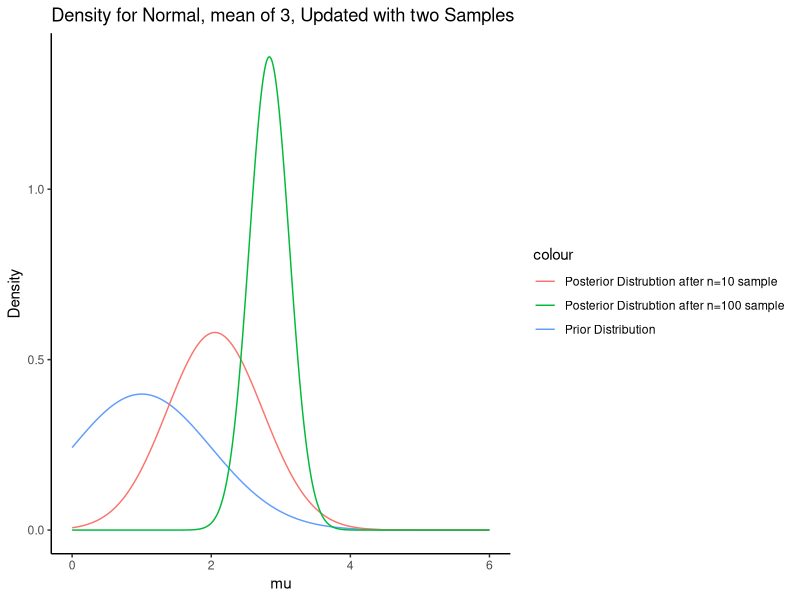
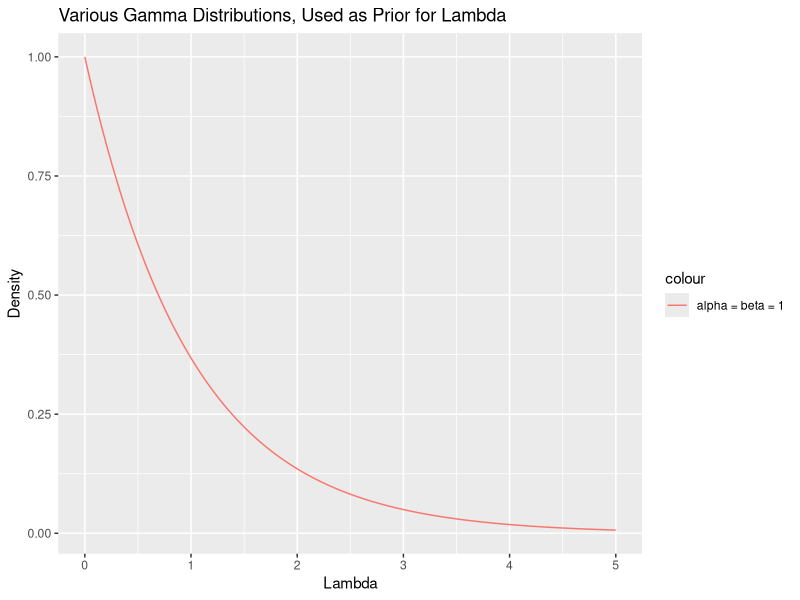

Generate these figures, in order, with R:
## ---- chunk 1
knitr::opts_chunk$set(echo = TRUE)
knitr::opts_chunk$set(echo = TRUE, fig.align="center")
gc()
ls()
options(digits=4)
require(tidyverse)
set.seed(47)
## ---- chunk 2
x_bar <- sd <- 3
mu_0 <- 1
sd_0 <- 1

prob <- seq(0, 6, .01)
# First prior
x_0 <- dnorm(prob, mu_0, sd_0)

# Update with data sample of 10
n <- 10

sd_10 <- ((n/(sd^2) + 1/(sd_0^2)))^(-0.5)
mu_10 <- sd_10^2*((mu_0/(sd_0^2)) + (n*x_bar)/sd^2)

x_10 <- dnorm(prob, mu_10, sd_10)

# Update with another data sample of 100
n <- 100

sd_100 <- ((n/(sd^2) + 1/(sd_0^2)))^(-0.5)
mu_100 <- sd_100^2*((mu_0/(sd_0^2)) + (n*x_bar)/sd^2)

x_100 <- dnorm(prob, mu_100, sd_100)

data.frame(x_0, x_10, x_100, prob) %>% ggplot(aes(x= prob)) +
  geom_line(aes(y= x_0, colour = 'Prior Distribution')) +
  geom_line(aes(y= x_10, colour = 'Posterior Distrubtion after n=10 sample')) +
  geom_line(aes(y= x_100, colour = 'Posterior Distrubtion after n=100 sample')) +
  labs(title = "Density for Normal, mean of 3, Updated with two Samples",
       x = "mu", y = "Density") + theme_classic()
## ---- chunk 3
prob <- seq(0, 5, .01)

alpha_0 <- 1
beta_0 <- 1
x_0 <- dgamma(prob, alpha_0, beta_0)

data.frame(x_0, prob) %>% 
  ggplot(aes(x = prob)) +
  geom_line(aes(y = x_0, colour = 'alpha = beta = 1')) +
  labs(title = "Various Gamma Distributions, Used as Prior for Lambda",
       x = "Lambda", y = "Density")
## ---- chunk 4
x <- 2

vector <- seq(1, 3, by = 0.00001)
i <- 1

# (alpha_0 - 1)/beta_0 = 4, so beta_0 = (alpha_0 - 1)/4
alpha_0 <- vector[i]
beta_0 <- (alpha_0 - 1)/4

epsilon <- 0.0001
while (abs(pgamma(x, alpha_0, beta_0) - 0.05) > epsilon){
  #print(i)
  i <- i + 1
  alpha_0 <- vector[i]
  beta_0 <- (alpha_0 - 1)/4
}
rm(vector, i)
alpha_0
beta_0
pgamma(x, alpha_0, beta_0) # roughly = 0.05
## ---- chunk 5
Normal_estimator <- function(x.data, mu_0, kappa_0, alpha_0, beta_0){
  # returning posterior mean for mu.  First define the prior hyperparameters.
  n <- length(x.data)
  x_bar <- mean(x.data)
  s <- sd(x.data)

  # Then define some posterior hyperparameters.
  mu_n <- (kappa_0*mu_0 + n*x_bar)/(kappa_0 + n)
  kappa_n <- kappa_0 + n
  alpha_n <- alpha_0 + n/2
  beta_n <- beta_0 + (n/2)*s^2 + (kappa_0*n*(x_bar - mu_0)^2)/(2*(kappa_0 + n))

  # Sample from posterior for lambda_star
  lambda.data <- c()
  for (i in c(1:10000)){
    lambda.data <- c(lambda.data,
                 rgamma(1, alpha_n, beta_n))
  }
  lambda_star <- mean(lambda.data)

  # sample fron posterior for mu_star
  mu.data <- c()
  for (i in c(1:10000)){
    mu.data <- c(mu.data,
                 rnorm(1, mu_n, kappa_n*lambda.data[i]))
  }

  # posterior mean
  mu_star <- mean(mu.data)

  # 95% CI for mu
  mu_CI <- quantile(mu.data, probs = c(0.025, 0.975))

  # 95% CI for new observation
  new.data <- rnorm(10000, mu_star, (kappa_0 + 10000)*lambda_star )
  new_CI <- quantile(new.data, probs = c(0.025, 0.975))
  return(list(mu_star, mu_CI, new_CI))
}

data <- rnorm(10, 12, 1)
Normal_estimator(data , 12, 1, 6, 4)

## ---- chunk 6
data(mtcars)
